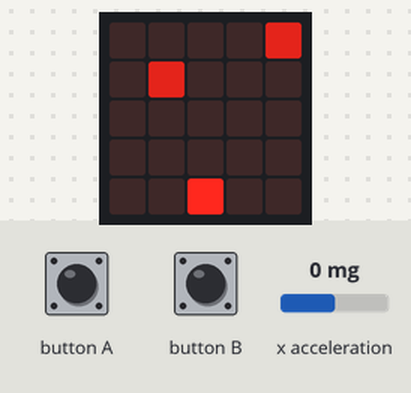
The program below on a simulated BBC micro:bit running MicroPython. On the bench: the board's 5×5 LED display. Inputs (shaded band) come from the test bench; at power-on: x acceleration 0 mg. Random numbers come from a fixed seed.

Above: at 2.6 s.
2.7 s: button A pressed for 0.15 s
At 2.9 s:
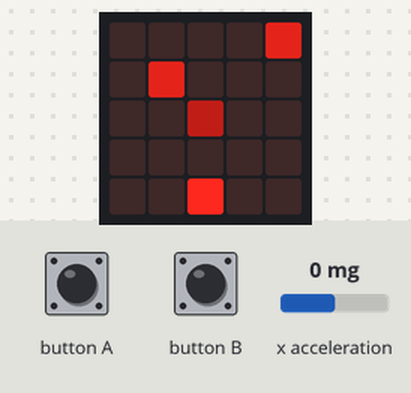
3.4 s: button B pressed for 3.2 s
At 7.2 s:
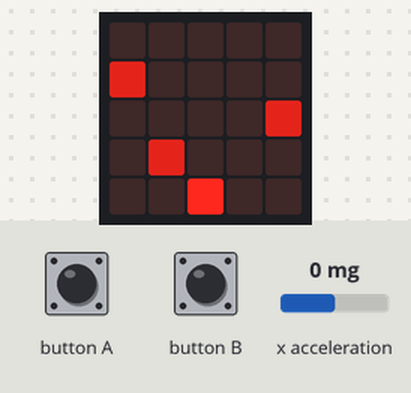
8.1 s: x acceleration set to 750 mg
At 9.3 s:
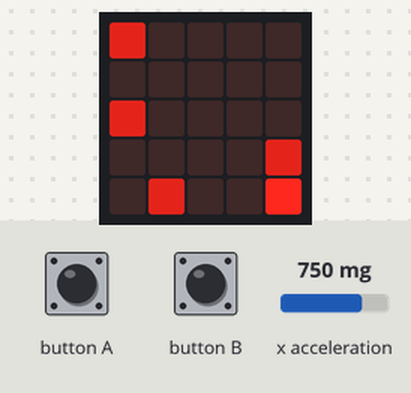
11.1 s: x acceleration set to 0 mg
At 12.5 s:
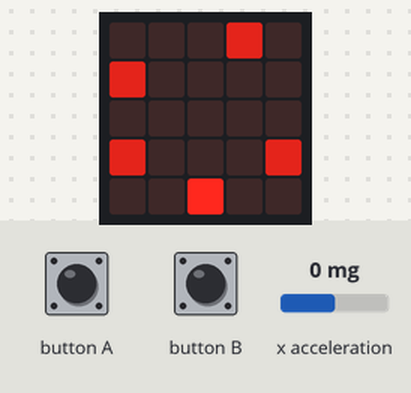
14.1 s: button B pressed for 0.15 s
At 14.21 s:
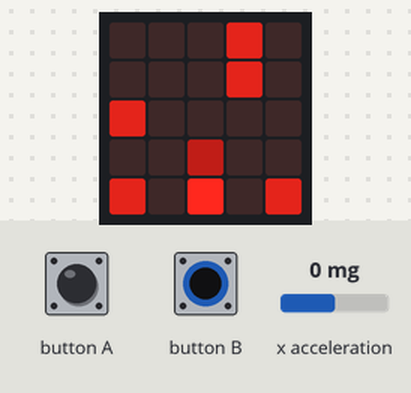
Timing chart, 0 to 17.1 s (numbered marks = the images above; inputs shaded):
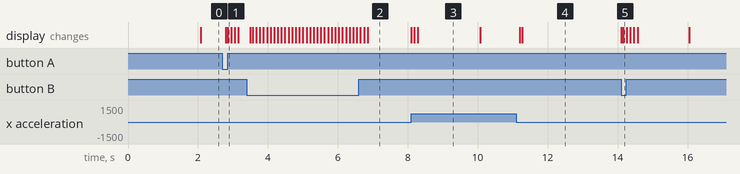

Measured:
- after the input at 2.7 s, the display: first changes after 0.09 s (image 1 shows a later state)
- what the display in image 3 shows lasts 1.8 s, from 8.3 s to 10.1 s

The program:

spaceshooter.py
```python
from microbit import *
from random import randint
from sys import exit

#Start player off in the middle
player_x = 2

# Positive bias if accelerometer tends to left, negative bias if accelerometer tends to right
bias = 125
min_x = -500 + bias
max_x = 500 + bias
range_x = max_x - min_x

bullets = []
enemies = []
score = 0
speed = 2000
refresh = 100

while True:
    for enemy in enemies:
        # Check for end-game condition
        if enemy == [player_x,4]:
            display.show(Image.SAD)
            sleep(500)
            display.scroll("Game Over!")
            display.scroll("Score: " + str(score))
            exit(0)
        else:
            # Increase speed of enemies with every increment of 5 in score
            if speed > 500:
                speed = 2000 - ((divmod(score, 5)[0])*100)
            display.set_pixel(enemy[0], enemy[1], 0)

    x = accelerometer.get_x()
    x = min(max(min_x, x), max_x)
    x = ((x - min_x) / range_x) * 5
    x = min(max(0, x), 4)
    x = int(x + 0.5)
    display.set_pixel(player_x, 4, 0) # turn off old pixel
    for bullet in bullets:
        display.set_pixel(bullet[0], bullet[1], 0)
        bullet[1] -= 1
    bullets = [bullet for bullet in bullets if bullet[1] >= 0]
    for enemy in enemies:
        if enemy in bullets:
            enemies.remove(enemy)
            bullets.remove(enemy)
            score += 1
    if player_x < x:
        player_x += 1
    elif player_x > x:
        player_x -= 1
    display.set_pixel(player_x, 4, 9)

    if (running_time() % speed) < refresh:
        for enemy in enemies:
            if enemy[1] < 4:
                enemy[1] += 1
            else:
                enemies.remove(enemy)
                score += 1
        new_enemy = [randint(0,4), 0]
        if new_enemy not in enemies:
            enemies.append(new_enemy)

    for enemy in enemies:
        display.set_pixel(enemy[0], enemy[1], 6)

    for bullet in bullets:
        display.set_pixel(bullet[0], bullet[1], 3)

    start = running_time()
    while (running_time() - start) < refresh:
        if button_b.is_pressed() or button_a.is_pressed():
            if len(bullets) < 1:
                bullets.append([player_x, 4])
                sleep(refresh - (running_time() - start))
```
